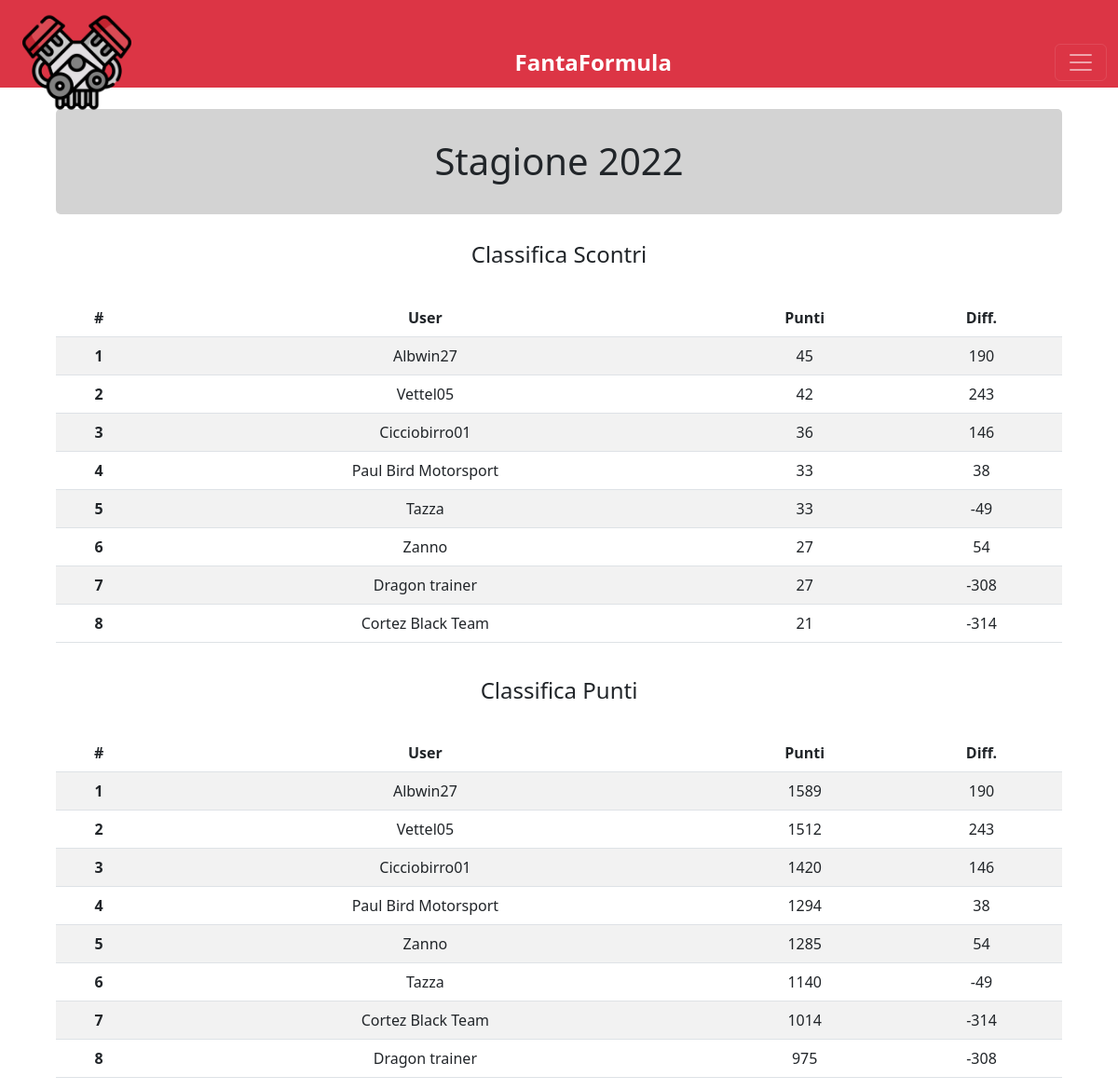
Screenshot of /fantaformula/albo (signed in) with the database file from the repository.
### fantamotori/models.py (models this page shows)
class Formula_passato(models.Model):
    ex_pscontri = models.IntegerField(default="0")
    ex_pgenerali = models.IntegerField(default="0")
    ex_differenza = models.IntegerField(default="0")
    ex_username = models.TextField(default="a")

### fantamotori/views.py (the view)
# urls.py: path("fantaformula/albo", views.formula_albo, name="fantaformula/albo"),
@login_required
def formula_albo(request):
    if not request.user.fantaformula:
        return render(request, "errore.html", {
            "message": "Non partecipi al FantaFormula.",
            "cat": "formula"
        })
    s_ranking = Formula_passato.objects.order_by("-ex_pscontri", "-ex_differenza")
    p_ranking = Formula_passato.objects.order_by("-ex_pgenerali", "-ex_differenza")
    return render(request, "fantaformula/albodoro.html", {
        "s_ranking": s_ranking,
        "p_ranking": p_ranking,
        "cat": "formula"
    })

### fantamotori/templates/fantaformula/albodoro.html (shortened to what this page needs)
{% extends "layout.html" %}
{% block body %}
<div class="imppagina">
    <h1 class="albo-anno">Stagione 2022</h1>
    <h4 class="albo-classifica">Classifica Scontri</h4>
    <div id="div-scontri" class="home-hidden">
        <table class="table table-striped">
            <thead>
                <tr style="text-align: center;">
                    <th scope="row">#</th>
                    <td style="font-weight:bold">User</td>
                    <td style="font-weight:bold">Punti</td>
                    <td style="font-weight:bold">Diff.</td>
                </tr>
            </thead>
            <tbody style="text-align: center;">
            {% for rank in s_ranking %}
                <tr>
                    <th scope="row">{{ forloop.counter }}</th>
                    <td>{{ rank.ex_username }}</td>
                    <td>{{ rank.ex_pscontri }}</td>
                    <td>{{ rank.ex_differenza }}</td>
                </tr>
            {% endfor %}
            </tbody>
        </table>
    </div>
    <h4 class="albo-classifica">Classifica Punti</h4>
    <div id="div-punti" class="home-hidden">
        <table class="table table-striped">
            <thead>
                <tr style="text-align: center;">
                    <th scope="row">#</th>
                    <td style="font-weight:bold">User</td>
                    <td style="font-weight:bold">Punti</td>
                    <td style="font-weight:bold">Diff.</td>
                </tr>
            </thead>
            <tbody style="text-align: center;">
            {% for rank in p_ranking %}
                <tr>
                    <th scope="row">{{ forloop.counter }}</th>
                    <td>{{ rank.ex_username }}</td>
                    <td>{{ rank.ex_pgenerali }}</td>
                    <td>{{ rank.ex_differenza }}</td>
                </tr>
            {% endfor %}
            </tbody>
        </table>
    </div>
</div>
{% endblock %}

### fantamotori/static/styles.css (style rules this page uses)
body { margin: auto; max-width: 1440px; }
.imppagina { top: 10%; width: 100%; padding: 0 5% 0 5%; position: absolute; }
.home-hidden { margin-top: 1%; }
.albo-anno { text-align: center; background-color: lightgray; padding: 3% 0 3% 0; border-radius: 5px; }
.albo-classifica { text-align: center; padding: 2% 0 2% 0; }

### rows the page displays
Formula_passato: ex_username "Albwin27", ex_pscontri "45", ex_differenza "190", ex_pgenerali "1589"
Formula_passato: ex_username "Vettel05", ex_pscontri "42", ex_differenza "243", ex_pgenerali "1512"
Formula_passato: ex_username "Cicciobirro01", ex_pscontri "36", ex_differenza "146", ex_pgenerali "1420"
Formula_passato: ex_username "Paul Bird Motorsport", ex_pscontri "33", ex_differenza "38", ex_pgenerali "1294"
Formula_passato: ex_username "Tazza", ex_pscontri "33", ex_differenza "-49", ex_pgenerali "1140"
Formula_passato: ex_username "Zanno", ex_pscontri "27", ex_differenza "54", ex_pgenerali "1285"
Formula_passato: ex_username "Dragon trainer", ex_pscontri "27", ex_differenza "-308", ex_pgenerali "975"
Formula_passato: ex_username "Cortez Black Team", ex_pscontri "21", ex_differenza "-314", ex_pgenerali "1014"
